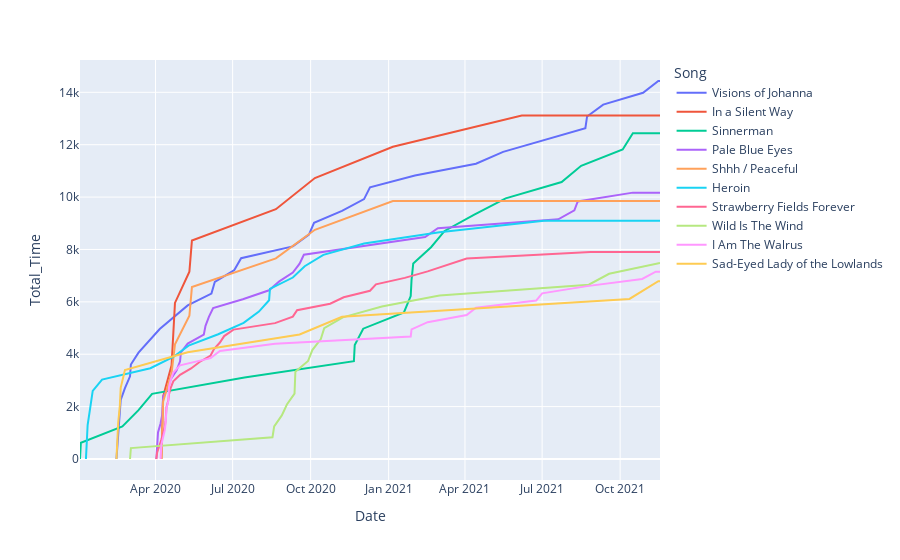

Notebook source saved alongside this figure:
### Code cell
df = plotting_function1(start_date=[2020,1,1], sort_type='Time', years=range(1960,1970))

### Figure 1 — Plotly figure (JSON) as saved in the notebook; plotly's stock layout.template omitted (floating-point values rounded to 4 significant figures)
{"data": [{"hovertemplate": "Song=Visions of Johanna<br>index=1398<br>Date=%{x}<br>Total_Time=%{y}<extra></extra>", "legendgroup": "Visions of Johanna", "line": {"color": "#636efa", "dash": "solid"}, "marker": {"symbol": "circle"}, "mode": "lines", "name": "Visions of Johanna", "orientation": "v", "showlegend": true, "type": "scatter", "x": ["2020-02-15", "2020-02-16", "2020-02-17", "2020-02-19", "2020-02-20", "2020-02-25", "2020-03-02", "2020-03-03", "2020-03-12", "2020-04-06", "2020-04-22", "2020-05-09", "2020-06-06", "2020-06-10", "2020-07-03", "2020-07-11", "2020-09-10", "2020-09-29", "2020-10-05", "2020-11-07", "2020-12-03", "2020-12-10", "2021-02-01", "2021-04-14", "2021-05-16", "2021-08-21", "2021-08-23", "2021-09-11", "2021-10-28", "2021-11-15", "2021-11-17"], "xaxis": "x", "y": [0, 451, 902, 1804, 2255, 2706, 3157, 3608, 4059, 4961, 5412, 5863, 6314, 6765, 7216, 7667, 8118, 8569, 9020, 9471, 9922, 10373, 10824, 11275, 11726, 12628, 13079, 13530, 13981, 14432, 14432], "yaxis": "y"}, {"hovertemplate": "Song=In a Silent Way<br>index=905<br>Date=%{x}<br>Total_Time=%{y}<extra></extra>", "legendgroup": "In a Silent Way", "line": {"color": "#EF553B", "dash": "solid"}, "marker": {"symbol": "circle"}, "mode": "lines", "name": "In a Silent Way", "orientation": "v", "showlegend": true, "type": "scatter", "x": ["2020-04-08", "2020-04-09", "2020-04-10", "2020-04-20", "2020-04-24", "2020-05-11", "2020-05-14", "2020-08-21", "2020-10-06", "2021-01-06", "2021-06-07", "2021-11-17"], "xaxis": "x", "y": [0, 1192, 2384, 3576, 5960, 7152, 8344, 9536, 10728, 11920, 13112, 13112], "yaxis": "y"}, {"hovertemplate": "Song=Sinnerman<br>index=869<br>Date=%{x}<br>Total_Time=%{y}<extra></extra>", "legendgroup": "Sinnerman", "line": {"color": "#00cc96", "dash": "solid"}, "marker": {"symbol": "circle"}, "mode": "lines", "name": "Sinnerman", "orientation": "v", "showlegend": true, "type": "scatter", "x": ["2020-01-03", "2020-01-04", "2020-02-22", "2020-03-12", "2020-03-28", "2020-07-15", "2020-11-21", "2020-11-22", "2020-12-02", "2021-01-19", "2021-01-27", "2021-01-28", "2021-01-30", "2021-02-20", "2021-03-08", "2021-04-12", "2021-05-19", "2021-07-24", "2021-08-16", "2021-10-04", "2021-10-16", "2021-11-17"], "xaxis": "x", "y": [0, 622, 1244, 1866, 2488, 3110, 3732, 4354, 4976, 5598, 6220, 6842, 7464, 8086, 8708, 9330, 9952, 10574, 11196, 11818, 12440, 12440], "yaxis": "y"}, {"hovertemplate": "Song=Pale Blue Eyes<br>index=2586<br>Date=%{x}<br>Total_Time=%{y}<extra></extra>", "legendgroup": "Pale Blue Eyes", "line": {"color": "#ab63fa", "dash": "solid"}, "marker": {"symbol": "circle"}, "mode": "lines", "name": "Pale Blue Eyes", "orientation": "v", "showlegend": true, "type": "scatter", "x": ["2020-04-02", "2020-04-03", "2020-04-04", "2020-04-07", "2020-04-09", "2020-04-10", "2020-04-16", "2020-04-19", "2020-04-26", "2020-04-30", "2020-05-01", "2020-05-09", "2020-05-28", "2020-05-30", "2020-06-03", "2020-06-08", "2020-07-13", "2020-08-13", "2020-08-25", "2020-09-10", "2020-09-18", "2020-09-23", "2021-02-13", "2021-02-28", "2021-07-20", "2021-08-08", "2021-08-12", "2021-10-16", "2021-11-17"], "xaxis": "x", "y": [0, 678, 1017, 1356, 1695, 2373, 2712, 3051, 3390, 3729, 4068, 4407, 4746, 5085, 5424, 5763, 6102, 6441, 6780, 7119, 7458, 7797, 8475, 8814, 9153, 9492, 9831, 10170, 10170], "yaxis": "y"}, {"hovertemplate": "Song=Shhh / Peaceful<br>index=904<br>Date=%{x}<br>Total_Time=%{y}<extra></extra>", "legendgroup": "Shhh / Peaceful", "line": {"color": "#FFA15A", "dash": "solid"}, "marker": {"symbol": "circle"}, "mode": "lines", "name": "Shhh / Peaceful", "orientation": "v", "showlegend": true, "type": "scatter", "x": ["2020-04-08", "2020-04-09", "2020-04-10", "2020-04-20", "2020-04-24", "2020-05-11", "2020-05-14", "2020-08-21", "2020-10-06", "2021-01-06", "2021-11-17"], "xaxis": "x", "y": [0, 1094, 2188, 3282, 4376, 5470, 6564, 7658, 8752, 9846, 9846], "yaxis": "y"}, {"hovertemplate": "Song=Heroin<br>index=444<br>Date=%{x}<br>Total_Time=%{y}<extra></extra>", "legendgroup": "Heroin", "line": {"color": "#19d3f3", "dash": "solid"}, "marker": {"symbol": "circle"}, "mode": "lines", "name": "Heroin", "orientation": "v", "showlegend": true, "type": "scatter", "x": ["2020-01-10", "2020-01-11", "2020-01-12", "2020-01-16", "2020-01-18", "2020-01-29", "2020-03-26", "2020-04-22", "2020-05-10", "2020-06-14", "2020-07-14", "2020-08-01", "2020-08-13", "2020-08-14", "2020-09-10", "2020-09-24", "2020-10-16", "2020-12-03", "2021-03-02", "2021-07-03", "2021-11-17"], "xaxis": "x", "y": [0, 866, 1299, 2165, 2598, 3031, 3464, 3897, 4330, 4763, 5196, 5629, 6062, 6495, 6928, 7361, 7794, 8227, 8660, 9093, 9093], "yaxis": "y"}, {"hovertemplate": "Song=Strawberry Fields Forever<br>index=962<br>Date=%{x}<br>Total_Time=%{y}<extra></extra>", "legendgroup": "Strawberry Fields Forever", "line": {"color": "#FF6692", "dash": "solid"}, "marker": {"symbol": "circle"}, "mode": "lines", "name": "Strawberry Fields Forever", "orientation": "v", "showlegend": true, "type": "scatter", "x": ["2020-04-02", "2020-04-03", "2020-04-08", "2020-04-12", "2020-04-13", "2020-04-14", "2020-04-16", "2020-04-17", "2020-04-19", "2020-04-22", "2020-04-30", "2020-05-13", "2020-05-23", "2020-06-05", "2020-06-09", "2020-06-16", "2020-06-21", "2020-07-02", "2020-08-20", "2020-09-10", "2020-09-15", "2020-10-24", "2020-11-09", "2020-12-10", "2020-12-17", "2021-01-20", "2021-02-16", "2021-04-03", "2021-08-27", "2021-11-17"], "xaxis": "x", "y": [0, 247, 741, 1235, 1482, 1976, 2223, 2470, 2717, 2964, 3211, 3458, 3705, 3952, 4199, 4446, 4693, 4940, 5187, 5434, 5681, 5928, 6175, 6422, 6669, 6916, 7163, 7657, 7904, 7904], "yaxis": "y"}, {"hovertemplate": "Song=Wild Is The Wind<br>index=2238<br>Date=%{x}<br>Total_Time=%{y}<extra></extra>", "legendgroup": "Wild Is The Wind", "line": {"color": "#B6E880", "dash": "solid"}, "marker": {"symbol": "circle"}, "mode": "lines", "name": "Wild Is The Wind", "orientation": "v", "showlegend": true, "type": "scatter", "x": ["2020-03-02", "2020-03-03", "2020-08-17", "2020-08-19", "2020-08-28", "2020-09-03", "2020-09-12", "2020-09-13", "2020-09-28", "2020-10-03", "2020-10-13", "2020-10-17", "2020-11-08", "2020-12-24", "2021-03-02", "2021-08-25", "2021-09-18", "2021-11-15", "2021-11-17"], "xaxis": "x", "y": [0, 416, 832, 1248, 1664, 2080, 2496, 3328, 3744, 4160, 4576, 4992, 5408, 5824, 6240, 6656, 7072, 7488, 7488], "yaxis": "y"}, {"hovertemplate": "Song=I Am The Walrus<br>index=960<br>Date=%{x}<br>Total_Time=%{y}<extra></extra>", "legendgroup": "I Am The Walrus", "line": {"color": "#FF97FF", "dash": "solid"}, "marker": {"symbol": "circle"}, "mode": "lines", "name": "I Am The Walrus", "orientation": "v", "showlegend": true, "type": "scatter", "x": ["2020-04-07", "2020-04-08", "2020-04-12", "2020-04-13", "2020-04-14", "2020-04-16", "2020-04-17", "2020-04-19", "2020-04-22", "2020-04-30", "2020-06-05", "2020-06-16", "2020-08-20", "2021-01-27", "2021-01-28", "2021-02-16", "2021-04-03", "2021-04-14", "2021-06-24", "2021-07-01", "2021-08-23", "2021-10-27", "2021-11-12", "2021-11-17"], "xaxis": "x", "y": [0, 550, 1100, 1375, 1925, 2200, 2750, 3025, 3300, 3575, 3850, 4125, 4400, 4675, 4950, 5225, 5500, 5775, 6050, 6325, 6600, 6875, 7150, 7150], "yaxis": "y"}, {"hovertemplate": "Song=Sad-Eyed Lady of the Lowlands<br>index=1409<br>Date=%{x}<br>Total_Time=%{y}<extra></extra>", "legendgroup": "Sad-Eyed Lady of the Lowlands", "line": {"color": "#FECB52", "dash": "solid"}, "marker": {"symbol": "circle"}, "mode": "lines", "name": "Sad-Eyed Lady of the Lowlands", "orientation": "v", "showlegend": true, "type": "scatter", "x": ["2020-02-15", "2020-02-16", "2020-02-17", "2020-02-19", "2020-02-20", "2020-02-25", "2020-05-09", "2020-09-18", "2020-11-07", "2021-10-12", "2021-11-15", "2021-11-17"], "xaxis": "x", "y": [0, 679, 1358, 2037, 2716, 3395, 4074, 4753, 5432, 6111, 6790, 6790], "yaxis": "y"}], "layout": {"legend": {"title": {"text": "Song"}, "tracegroupgap": 0}, "margin": {"t": 60}, "xaxis": {"anchor": "y", "domain": [0, 1], "title": {"text": "Date"}}, "yaxis": {"anchor": "x", "domain": [0, 1], "title": {"text": "Total_Time"}}}}
